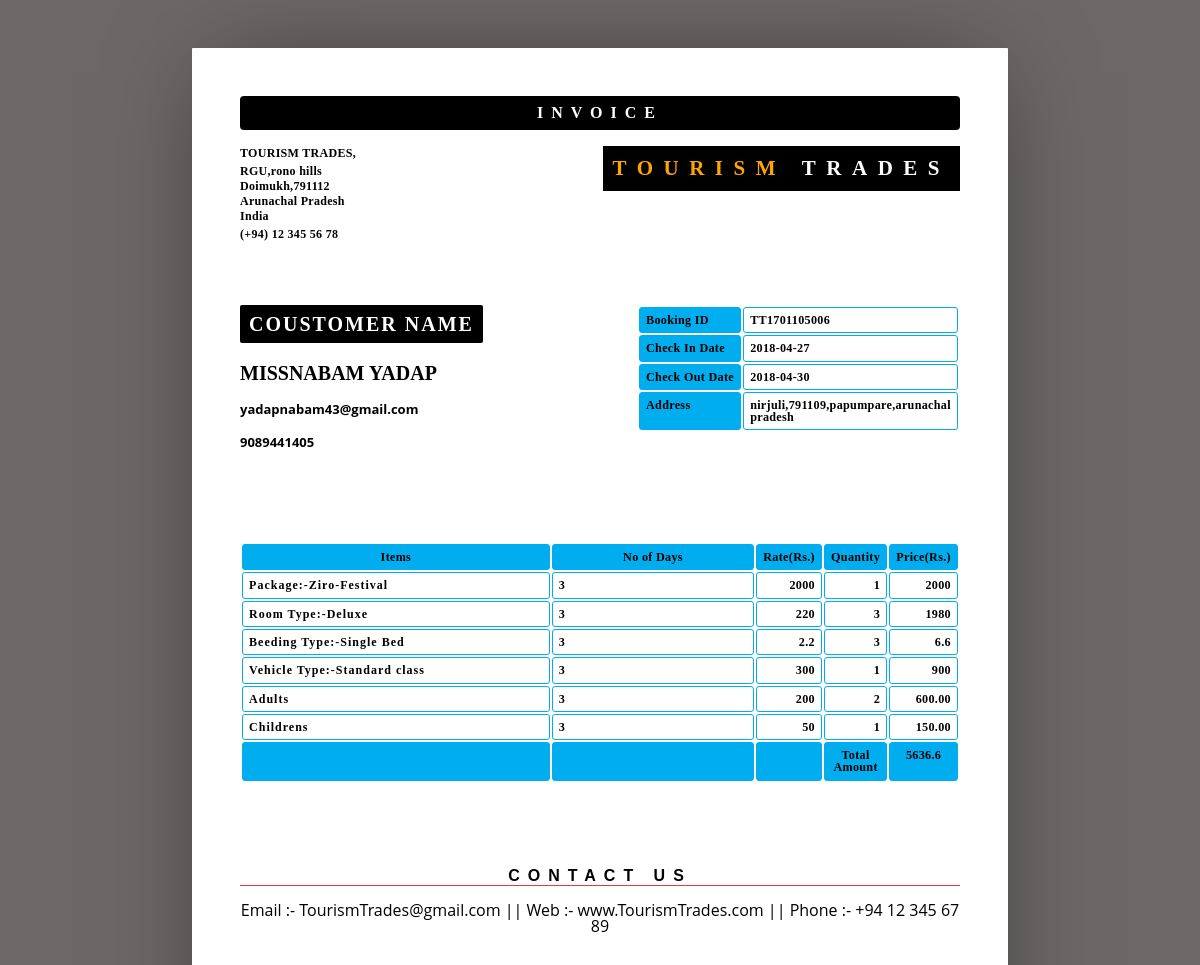
/admin/show.php?sid=3, run on the app's committed database.
### tables this page shows
CREATE TABLE `bookings` (
  `id` int(10) UNSIGNED NOT NULL,
  `package_name` varchar(100) NOT NULL,
  `categroy` varchar(100) NOT NULL,
  `price` varchar(50) NOT NULL,
  `Title` varchar(5) DEFAULT NULL,
  `FName` varchar(100) DEFAULT NULL,
  `LName` varchar(100) DEFAULT NULL,
  `age` varchar(50) NOT NULL,
  `Email` varchar(100) DEFAULT NULL,
  `full_address` varchar(500) NOT NULL,
  `Country` varchar(30) DEFAULT NULL,
  `Phone` varchar(10) DEFAULT NULL,
  `adults` varchar(30) NOT NULL,
  `child` varchar(30) NOT NULL,
  `names` varchar(100) NOT NULL,
  `ages` varchar(50) NOT NULL,
  `cin` date DEFAULT NULL,
  `cout` date DEFAULT NULL,
  `nodays` int(11) DEFAULT NULL,
  `room` varchar(50) NOT NULL,
  `no_room` varchar(50) NOT NULL,
  `bedding` varchar(50) NOT NULL,
  `vehicle` varchar(50) NOT NULL,
  `T&C` varchar(50) NOT NULL,
  `stat` varchar(15) DEFAULT NULL,
  `Booking_id` varchar(100) NOT NULL,
  `userid` varchar(100) NOT NULL
);

CREATE TABLE `payment` (
  `id` int(11) NOT NULL,
  `booking_id` varchar(100) NOT NULL,
  `package_name` varchar(100) NOT NULL,
  `category` varchar(100) NOT NULL,
  `package_price` varchar(50) NOT NULL,
  `title` varchar(5) DEFAULT NULL,
  `fname` varchar(30) DEFAULT NULL,
  `lname` varchar(30) DEFAULT NULL,
  `troom` varchar(30) DEFAULT NULL,
  `tbed` varchar(30) DEFAULT NULL,
  `nroom` int(11) DEFAULT NULL,
  `cin` date DEFAULT NULL,
  `cout` date DEFAULT NULL,
  `ttot` double(8,2) DEFAULT NULL,
  `btot` double(8,2) DEFAULT NULL,
  `noofdays` int(11) DEFAULT NULL,
  `t_adults` double(8,2) NOT NULL,
  `t_childs` double(8,2) NOT NULL,
  `t_vehicle` double(8,2) NOT NULL,
  `fintot` double(8,2) DEFAULT NULL,
  `userid` varchar(100) NOT NULL
);

### admin/show.php (the view, shortened to what this page needs)
<html>
	<head>
	</head>
	<body>
	<?php
	include ('db.php');
	$pid = $_GET['sid'];
	$sql ="select * from payment where id = '$pid' ";
	$re = mysqli_query($con,$sql);
	while($row=mysqli_fetch_array($re))
	{
        $adult2=$row['t_adults'];
        $child3 =$row['t_childs'];
    }?>
	<?php
	include ('db.php');
	$pid = $_GET['sid'];
	$sql ="select * from bookings where id = '$pid' ";
	$re = mysqli_query($con,$sql);
	while($row=mysqli_fetch_array($re))
	{
        $packagename= $row['package_name'];
        $price = $row['price'];
		$title =  $row['Title'];
		$Fname = $row['FName'];
		$lname = $row['LName'];
		$email = $row['Email'];
		 $address=$row['full_address'];
		$phone = $row['Phone'];
        $adult = $row ['adults'];
        $child =$row['child'];
        $cin_date = $row['cin'];
		$cout_date = $row['cout'];
        $days =$row['nodays'];
        $troom  = $row['room'];
        $nroom  = $row['no_room'];
		$bed = $row['bedding'];
		$veh = $row['vehicle'];
        $bookingid =$row['Booking_id'];
	}
                                if($troom=="Superior")
									{
										$room = 320;
									}
									else if($troom=="Deluxe")
									{
										$room = 220;
									}
                                if($bed=="Single Bed")
									{
										$b = $room * 1/100;
									}
                                            if($veh=="Business class")
                                                {
                                                    $veh2 =100;
                                                }
                                                else if($veh =="Economic class")
                                                {
                                                    $veh2 = 200;
                                                }
                                                else if($veh=="Standard class")
                                                {
                                                    $veh2 = 300;
                                                }
           if($adult=="1")
        {
            $adultss=100;
        }
        else if($adult=="2")
        {
            $adultss=200;
        }
        if($child=="0")
        {
            $ch=0;
        }
        else if($child=="1")
        {
             $ch=50;
        }
								 $rtotal=$nroom*$days*$room ;
                                $bb=$b * $days;
                                $veh3 = $veh2 * $days;
        ?>
		<header>
			<h1>Invoice</h1>
			<address style="font-family:loto; font-weight: bold; letter-spacing:.3;" >
				<p>TOURISM TRADES,</p>
				<p>RGU,rono hills <br>Doimukh,791112<br>Arunachal Pradesh<br>India</p>
				<p>(+94) 12 345 56 78</p>
			</address>
			<span><h1 style="background-color:black; border-radius:0; padding:10px; font-size:21px; color:orange; font-family:loto;">TOURISM <b style="color:white;">TRADES</b></h1></span>
        </header>
		<article>
			<address >
				<p style="background-color:black;   border-radius:2px; font-size:20px; letter-spacing:2;font-family:loto; color:white; padding:9px;   text-transform: uppercase;  ">Coustomer <b style="color:white;">Name</b> </p><br><p style="text-transform: uppercase;font-family:loto; font-size:17x;"><?php echo $title.$Fname." ".$lname;?><br></p><br>
                <p style="font-size:13px;"><?php echo $email ?></p><br>
                <p style="font-size:13px;"><?php echo $phone ?></p>
            </address>
			<table class="meta">
				<tr>
					<th><span >Booking<b style="color:#00ADEE;">.</b>ID</span></th>
					<td><span ><?php echo $bookingid; ?></span></td>
				</tr>
				<tr>
					<th><span >Check<b style="color:#00ADEE;">.</b>In<b style="color:#00ADEE;">.</b>Date</span></th>
					<td><span ><?php echo $cin_date; ?> </span></td>
				</tr>
				<tr>
					<th><span >Check<b style="color:#00ADEE;">.</b>Out<b style="color:#00ADEE;">.</b>Date</span></th>
					<td><span ><?php echo $cout_date; ?> </span></td>
				</tr>
                <tr>
					<th><span >Address</span></th>
					<td><span ><?php echo $address; ?> </span></td>
				</tr>
			</table>
				<br>
			<table class="inventory">
				<thead>
					<tr>
						<th><span >Items</span></th>
						<th><span >No of Days</span></th>
						<th><span >Rate(Rs.)</span></th>
						<th><span >Quantity</span></th>
						<th><span >Price(Rs.)</span></th>
					</tr>
				</thead>
				<tbody>
					<tr style="background-color:#ffffff;">
                        <td><span><b style=" font-size:12px; font-family:loto;   letter-spacing:1;">Package:-<?php echo $packagename; ?></b></span></td>
                        <td><span ><?php echo $days; ?> </span></td>
						<td><span data-prefix></span><span ><?php  echo $price;?></span></td>
						<td><span >1</span></td>
						<td><span data-prefix></span><span><?php echo $price  ?></span></td>
					</tr>
                    <tr>
						<td><span ><b style="font-size:12px; font-family:loto;   letter-spacing:1;">Room Type:-<?php echo $troom; ?></b></span></td>
						<td><span ><?php echo $days; ?></span></td>
						<td><span data-prefix></span> <span ><?php  echo $room; ?></span></td>
						<td><span ><?php echo $nroom;?> </span></td>
						<td><span data-prefix></span> <span><?php echo $rtotal; ?></span></td>
					</tr>
					<tr>
						<td><span ><b style="font-size:12px; font-family:loto;   letter-spacing:1;">Beeding Type:-<?php echo $bed; ?> </b> </span></td>
						<td><span ><?php echo $days; ?></span></td>
						<td><span data-prefix></span> <span ><?php  echo $b;?></span></td>
						<td><span ><?php echo $nroom;?> </span></td>
						<td><span data-prefix></span> <span><?php echo    $bb;?></span></td>
					</tr>
                    	<tr>
						<td><span ><b style="font-size:12px; font-family:loto;   letter-spacing:1;">Vehicle Type:-<?php echo $veh; ?></b>  </span></td>
						<td><span ><?php echo $days; ?></span></td>
						<td><span data-prefix></span> <span ><?php  echo $veh2;?></span></td>
						<td><span >1</span></td>
						<td><span data-prefix></span> <span><?php echo $veh3; ?></span></td>
					</tr>
                    	<tr>
						<td><span ><b style="font-size:12px; font-family:loto;   letter-spacing:1;">Adults</span></td>
						<td><span ><?php echo $days; ?></span></td>
						<td><span data-prefix></span> <span ><?php  echo $adultss;?></span></td>
						<td><span ><?php echo $adult; ?></span></td>
						<td><span data-prefix></span> <span><?php echo $adult2 ?></span></td>
					</tr>
                    	<tr>
						<td><span ><b style="font-size:12px; font-family:loto;   letter-spacing:1;">Childrens</span></td>
						<td><span ><?php echo $days; ?></span></td>
						<td><span data-prefix></span><span ><?php  echo $ch;?></span></td>
						<td><span ></span><?php echo $child; ?></td>
						<td><span data-prefix></span> <span><?php echo $child3 ?></span></td>
					</tr>
                <thead>
					<tr>
						<th><span > </span></th>
						<th><span > </span></th>
						<th><span > </span></th>
						<th><span >Total Amount</span></th>
						<th><span ><?php echo $price + $rtotal + $bb + $veh3 + $adult2 + $child3;?></span></th>
					</tr>
				</thead>
				</tbody>
			</table>
		</article>
		<aside>
			<h1><span >Contact us</span></h1>
			<div >
				<p align="center">Email :- TourismTrades@gmail.com || Web :- www.TourismTrades.com || Phone :- +94 12 345 67 89 </p>
			</div>
		</aside>
	</body>
</html>

### admin/show.php (style rules this page uses)
* { border: 0; box-sizing: content-box; color: inherit; font-family: inherit; font-size: inherit; font-style: inherit; font-weight: inherit; line-height: inherit; list-style: none; margin: 0; padding: 0; text-decoration: none; vertical-align: top; }
h1 { font: bold 100% sans-serif; letter-spacing: 0.5em; text-align: center; text-transform: uppercase; }
table { font-size: 76%; font-family: loto; font-weight: bold; width: 100%; letter-spacing:.3; }
table { border-collapse: separate; border-spacing: 2px; }
th, td { border-width: 1px; padding: 0.5em; position: relative; text-align: left; width: 60%; }
th, td { border-radius: 0.25em; border-style: solid; }
th { background: #00ADEE; border-color: #00ADEE; }
td { border-color: #00ADEE; }
html { font: 16px/1 'Open Sans', sans-serif; overflow: auto; padding: 0.5in; }
html { background: #6c6868; cursor: default; }
body { box-sizing: border-box; height: 11in; margin: 0 auto; overflow: hidden; padding: 0.5in; width: 8.5in; }
body { background: #FFF; border-radius: 1px; box-shadow: 0 0 1in -0.25in rgba(0, 0, 0, 0.5); }
header { margin: 0 0 3em; }
header:after { clear: both; content: ""; display: table; }
header h1 { background: #000; font-family: loto; border-radius: 0.25em; color: #FFF; margin: 0 0 1em; padding: 0.5em 0; }
header address { float: left; font-size: 75%; font-style: normal; line-height: 1.25; margin: 0 1em 1em 0; }
header address p { margin: 0 0 0.25em; }
header span, header img { display: block; float: right; }
header span { margin: 0 0 1em 1em; max-height: 25%; max-width: 60%; position: relative; }
article, article address, table.meta, table.inventory { margin: 0 0 3em; }
article:after { clear: both; content: ""; display: table; }
article address { float: left; font-size: 125%; font-weight: bold; }
table.meta, table.balance { float: right; width: 36%; }
table.meta:after, table.balance:after { clear: both; content: ""; display: table; }
table.meta th { width: 40%; }
table.meta td { width: 60%; }
table.inventory { clear: both; width: 100%; }
table.inventory th { font-weight: bold; text-align: center; }
table.inventory td:nth-child(1) { width: 26%; }
table.inventory td:nth-child(2) { width: 38%; }
table.inventory td:nth-child(3) { text-align: right; width: 12%; }
table.inventory td:nth-child(4) { text-align: right; width: 12%; }
table.inventory td:nth-child(5) { text-align: right; width: 12%; }
aside h1 { border: none; border-width: 0 0 1px; margin: 0 0 1em; }
aside h1 { border-color: #e23d3d; border-bottom-style: solid; }

### data on the page
bookings: Title "MISS", FName "NABAM", LName "YADAP", Email "yadapnabam43@gmail.com", Phone "9089441405", Booking "TT1701105006", cin "2018-04-27", cout "2018-04-30", full_address "nirjuli,791109,papumpare,arunachal pradesh", package_name "Ziro-Festival", nodays "3", price "2000", room "Deluxe", room "220", no_room "3", rtotal "1980", bedding "Single Bed", room "2.2", bb "6.6", vehicle "Standard class", vehicle "300", veh3 "900", adults "200", adults "2", child "50", child "1", $price + $rtotal + $bb + $veh3 + $adult2 + $child3 "5636.6"
payment: t_adults "600.00", t_childs "150.00"
